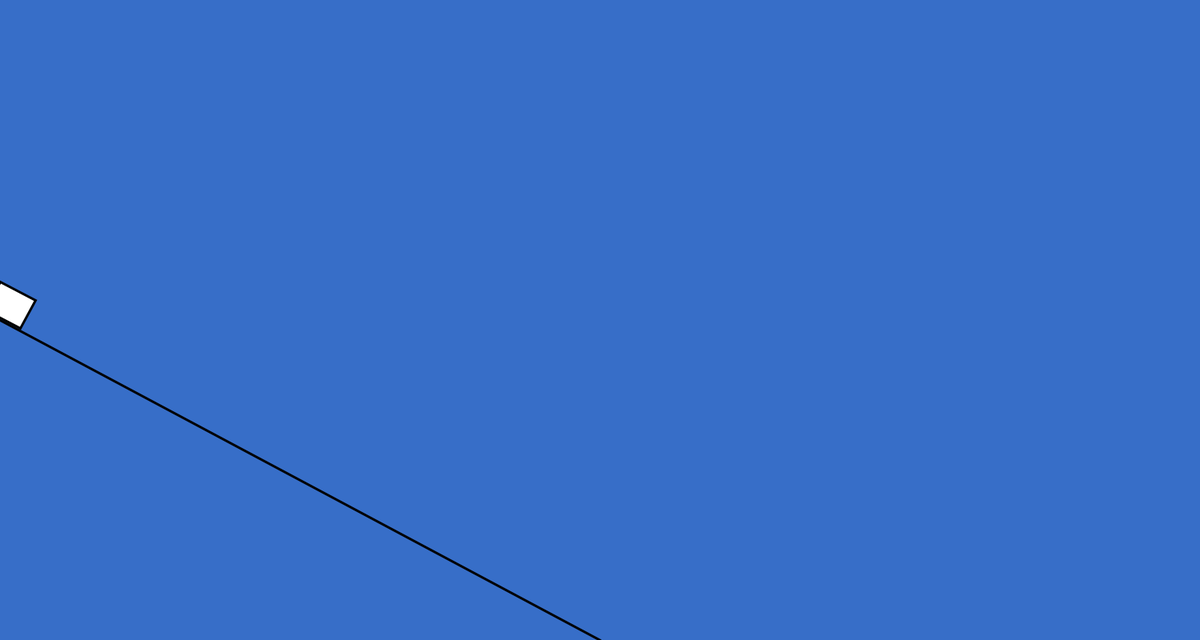
Frame 1 (no input)
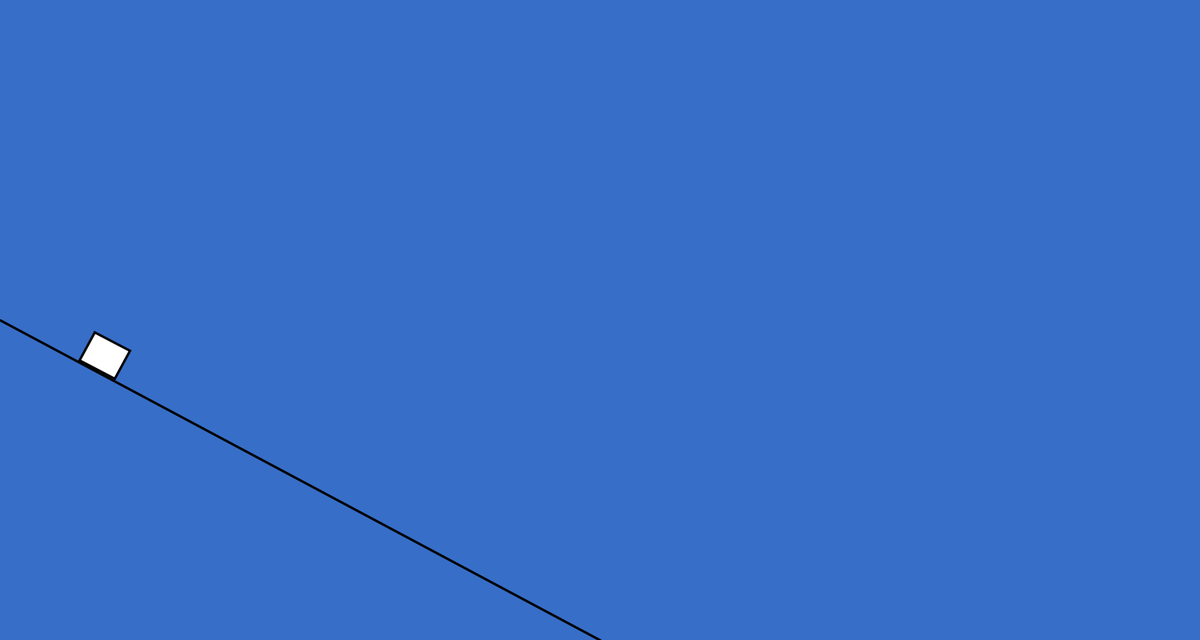
Frame 60 (the mouse pressed at the canvas centre just before this capture)
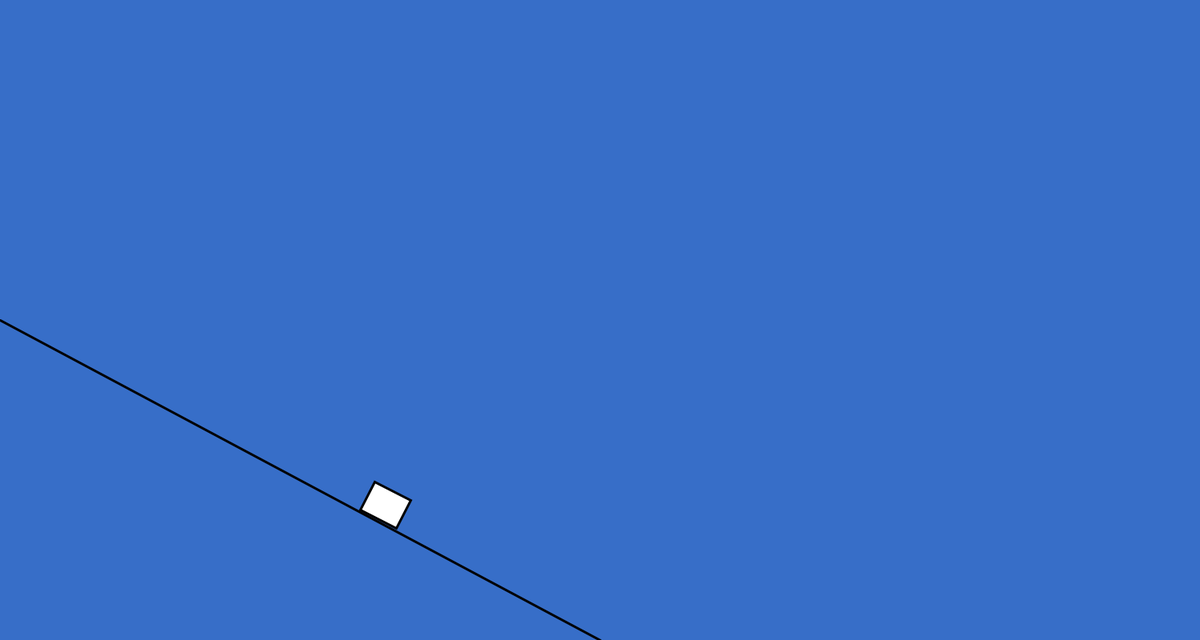
Frame 120 (the mouse held since frame 60 and released just before this capture)

The Processing sketch that drew these frames (run headless with seeded random() and noise(); from frame 60 on, the mouse is pressed at the canvas centre):

// Processing sketch: Box_Move
// ── Box_Move.pde

Box box;
void setup()
{
  size(1500,800);
  box = new Box(PI/3);
}

void draw()
{
  background(55,110,200);
  box.Calculate();
  box.Update();
  box.Display();
}
// ── Box.pde
class Box
{
  
  PVector location;
  PVector velocity;
  PVector acceleration;
  PVector f;
  PVector point1;
  PVector point2;
  float gravity;
  float mass;
  float w,h;
  float angle;
  Box(float _angle)
  {
    w = 50;
    h = 40;
    point1 = new PVector(0,height/2);
    point2 = new PVector(width/2,height);
    acceleration = new PVector();
    location = new PVector(0,height/2-(h*1.2));
    velocity = new PVector();
    mass = 2;
    gravity = 0.2;
    angle = _angle;
  }
  
  void Calculate()
  {
    PVector direction = PVector.sub(point2,point1).normalize();
    float N = gravity*cos(angle);
    float G = gravity*sin(angle);
    direction.mult(G-N);
    acceleration = PVector.div(direction,1);
    print(acceleration.x,acceleration.y,"\n");
  }
  
  void Update()
  {
    velocity.add(acceleration);
    location.add(velocity);
  }
  
  void Display()
  {
    strokeWeight(3);
    line(point1.x,point1.y,point2.x,point2.y);
    pushMatrix();
    translate(location.x,location.y);
    rotate(PI/6.5);
    rect(0,0,w,h);
    popMatrix();
  }
  
}
